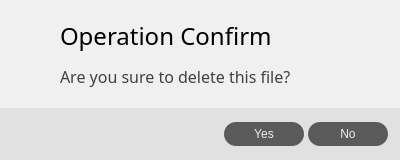
<?xml version="1.0" encoding="UTF-8"?>
<ui version="4.0">
 <class>MsgWindow</class>
 <widget class="QDialog" name="MsgWindow">
  <property name="geometry">
   <rect>
    <x>0</x>
    <y>0</y>
    <width>400</width>
    <height>160</height>
   </rect>
  </property>
  <property name="windowTitle">
   <string>Exzh Minecode Studio</string>
  </property>
  <layout class="QVBoxLayout" name="verticalLayout">
   <property name="spacing">
    <number>0</number>
   </property>
   <property name="leftMargin">
    <number>0</number>
   </property>
   <property name="topMargin">
    <number>0</number>
   </property>
   <property name="rightMargin">
    <number>0</number>
   </property>
   <property name="bottomMargin">
    <number>0</number>
   </property>
   <item>
    <widget class="QWidget" name="widget_2" native="true">
     <property name="sizePolicy">
      <sizepolicy hsizetype="Preferred" vsizetype="Preferred">
       <horstretch>0</horstretch>
       <verstretch>9</verstretch>
      </sizepolicy>
     </property>
     <property name="styleSheet">
      <string notr="true">background-color: rgb(240, 240, 240);</string>
     </property>
     <layout class="QHBoxLayout" name="horizontalLayout_2">
      <property name="spacing">
       <number>20</number>
      </property>
      <property name="leftMargin">
       <number>32</number>
      </property>
      <property name="topMargin">
       <number>16</number>
      </property>
      <property name="rightMargin">
       <number>32</number>
      </property>
      <property name="bottomMargin">
       <number>16</number>
      </property>
      <item>
       <widget class="QLabel" name="label">
        <property name="sizePolicy">
         <sizepolicy hsizetype="Fixed" vsizetype="Preferred">
          <horstretch>0</horstretch>
          <verstretch>0</verstretch>
         </sizepolicy>
        </property>
        <property name="font">
         <font>
          <family>方正黑体简体</family>
          <pointsize>10</pointsize>
         </font>
        </property>
        <property name="pixmap">
         <pixmap resource="../Resources.qrc">:/Others/src/warning.png</pixmap>
        </property>
        <property name="wordWrap">
         <bool>true</bool>
        </property>
       </widget>
      </item>
      <item>
       <widget class="QLabel" name="label_2">
        <property name="font">
         <font>
          <family>方正黑体简体</family>
          <pointsize>12</pointsize>
         </font>
        </property>
        <property name="text">
         <string>&lt;html&gt;&lt;head/&gt;&lt;body&gt;&lt;p&gt;&lt;span style=&quot; font-size:18pt;&quot;&gt;Operation Confirm&lt;/span&gt;&lt;/p&gt;&lt;p&gt;&lt;span style=&quot; color:#404040;&quot;&gt;Are you sure to delete this file?&lt;/span&gt;&lt;/p&gt;&lt;/body&gt;&lt;/html&gt;</string>
        </property>
        <property name="wordWrap">
         <bool>true</bool>
        </property>
       </widget>
      </item>
     </layout>
    </widget>
   </item>
   <item>
    <widget class="QWidget" name="widget" native="true">
     <property name="sizePolicy">
      <sizepolicy hsizetype="Preferred" vsizetype="Preferred">
       <horstretch>0</horstretch>
       <verstretch>1</verstretch>
      </sizepolicy>
     </property>
     <property name="styleSheet">
      <string notr="true">background-color: rgb(225, 225, 225);</string>
     </property>
     <layout class="QHBoxLayout" name="horizontalLayout">
      <property name="spacing">
       <number>0</number>
      </property>
      <property name="leftMargin">
       <number>0</number>
      </property>
      <property name="topMargin">
       <number>14</number>
      </property>
      <property name="rightMargin">
       <number>12</number>
      </property>
      <property name="bottomMargin">
       <number>14</number>
      </property>
      <item>
       <layout class="QHBoxLayout" name="horizontalLayout_4">
        <property name="spacing">
         <number>4</number>
        </property>
        <item>
         <spacer name="horizontalSpacer">
          <property name="orientation">
           <enum>Qt::Horizontal</enum>
          </property>
          <property name="sizeHint" stdset="0">
           <size>
            <width>40</width>
            <height>20</height>
           </size>
          </property>
         </spacer>
        </item>
        <item>
         <widget class="QPushButton" name="yesButton">
          <property name="minimumSize">
           <size>
            <width>0</width>
            <height>24</height>
           </size>
          </property>
          <property name="maximumSize">
           <size>
            <width>16777215</width>
            <height>24</height>
           </size>
          </property>
          <property name="styleSheet">
           <string notr="true">QPushButton{
    background-color: rgb(90, 90, 90);
	color: rgb(240, 240, 240);
    border: 1px transparent;
    border-radius: 12px;
    padding: 4 20 4 20px;
    height: 24px;
	font: 10pt &quot;方正黑体简体&quot;;
    width: 40px;
}

QPushButton:hover{
    background-color: rgb(120, 120, 120);
}</string>
          </property>
          <property name="text">
           <string>Yes</string>
          </property>
         </widget>
        </item>
        <item>
         <widget class="QPushButton" name="noButton">
          <property name="minimumSize">
           <size>
            <width>0</width>
            <height>24</height>
           </size>
          </property>
          <property name="maximumSize">
           <size>
            <width>16777215</width>
            <height>24</height>
           </size>
          </property>
          <property name="styleSheet">
           <string notr="true">QPushButton{
    background-color: rgb(90, 90, 90);
	color: rgb(240, 240, 240);
    border: 1px transparent;
    border-radius: 12px;
    padding: 4 20 4 20px;
    height: 24px;
	font: 10pt &quot;方正黑体简体&quot;;
    width: 40px;
}

QPushButton:hover{
    background-color: rgb(120, 120, 120);
}</string>
          </property>
          <property name="text">
           <string>No</string>
          </property>
         </widget>
        </item>
       </layout>
      </item>
     </layout>
    </widget>
   </item>
  </layout>
 </widget>
 <resources>
  <include location="../Resources.qrc"/>
 </resources>
 <connections>
  <connection>
   <sender>noButton</sender>
   <signal>clicked()</signal>
   <receiver>MsgWindow</receiver>
   <slot>close()</slot>
   <hints>
    <hint type="sourcelabel">
     <x>344</x>
     <y>178</y>
    </hint>
    <hint type="destinationlabel">
     <x>198</x>
     <y>102</y>
    </hint>
   </hints>
  </connection>
 </connections>
</ui>
